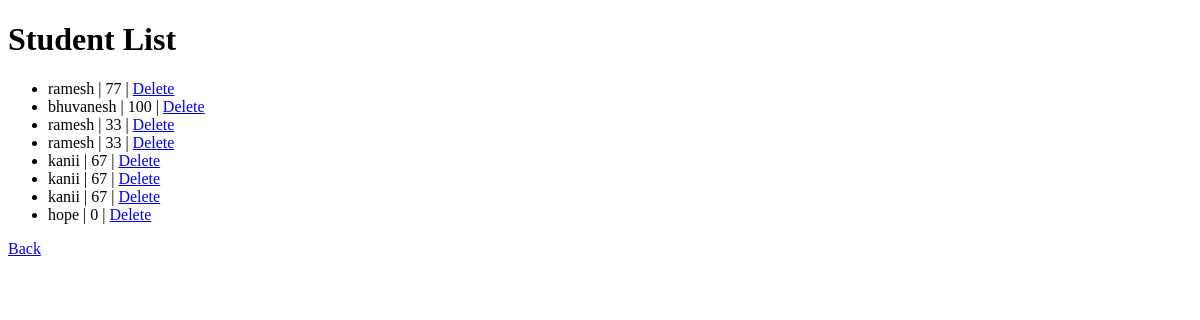
Before: /students with the older database file.
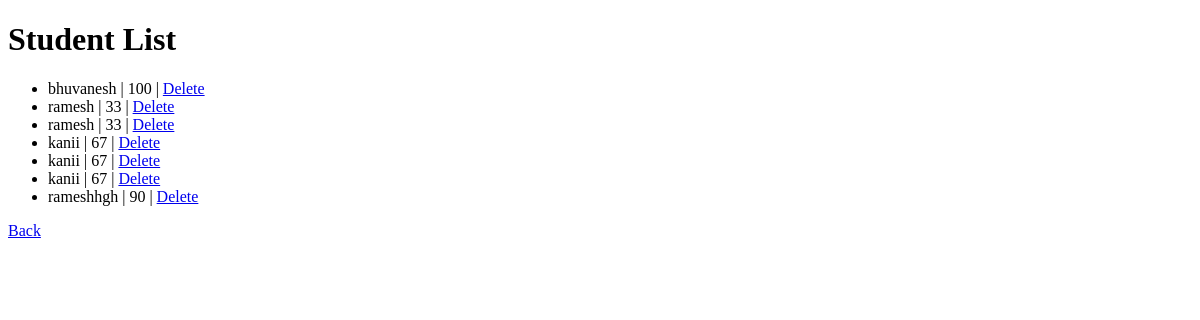
After: the same page with the newer database file.
### tables this page shows
CREATE TABLE students (
            id INTEGER PRIMARY KEY AUTOINCREMENT,
            name TEXT,
            marks INTEGER
        );

### app.py (the view)
@app.route("/students")
def view_students():
    conn = sqlite3.connect("students.db")
    cursor = conn.cursor()
    cursor.execute("SELECT id, name, marks FROM students")
    students = cursor.fetchall()
    conn.close()
    return render_template("students.html", students=students)

### templates/students.html (shortened to what this page needs)
<!DOCTYPE html>
<html>
<head>
</head>
<body>
    <h1>Student List</h1>
    <ul>
        {% for student in students %}
            <li>{{ student[1] }} | {{ student[2] }} | {{ student[3] }}
                 <a href="/delete/{{ student[0] }}">Delete</a>
            </li>
        {% endfor %}
    </ul>
    <a href="/">Back</a>
</body>
</html>

Changed rows visible on the page:
removed students: name "ramesh", marks "77"
removed students: name "hope", marks "0"
added students: name "rameshhgh", marks "90"
